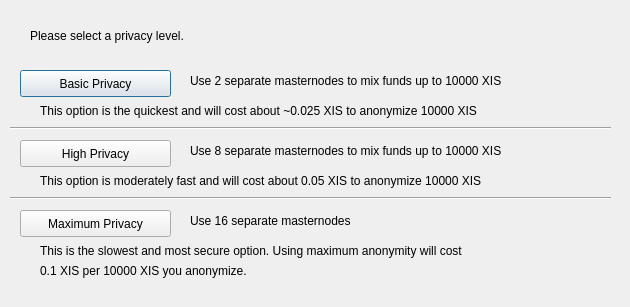
<?xml version="1.0" encoding="UTF-8"?>
<ui version="4.0">
 <class>ObfuscationConfig</class>
 <widget class="QDialog" name="ObfuscationConfig">
  <property name="geometry">
   <rect>
    <x>0</x>
    <y>0</y>
    <width>630</width>
    <height>307</height>
   </rect>
  </property>
  <property name="windowTitle">
   <string>Configure Obfuscation</string>
  </property>
  <widget class="QPushButton" name="buttonBasic">
   <property name="geometry">
    <rect>
     <x>20</x>
     <y>70</y>
     <width>151</width>
     <height>27</height>
    </rect>
   </property>
   <property name="text">
    <string>Basic Privacy</string>
   </property>
  </widget>
  <widget class="QPushButton" name="buttonHigh">
   <property name="geometry">
    <rect>
     <x>20</x>
     <y>140</y>
     <width>151</width>
     <height>27</height>
    </rect>
   </property>
   <property name="text">
    <string>High Privacy</string>
   </property>
  </widget>
  <widget class="QPushButton" name="buttonMax">
   <property name="geometry">
    <rect>
     <x>20</x>
     <y>210</y>
     <width>151</width>
     <height>27</height>
    </rect>
   </property>
   <property name="text">
    <string>Maximum Privacy</string>
   </property>
  </widget>
  <widget class="QLabel" name="label">
   <property name="geometry">
    <rect>
     <x>30</x>
     <y>20</y>
     <width>571</width>
     <height>31</height>
    </rect>
   </property>
   <property name="text">
    <string>Please select a privacy level.</string>
   </property>
  </widget>
  <widget class="QLabel" name="label_2">
   <property name="geometry">
    <rect>
     <x>190</x>
     <y>70</y>
     <width>421</width>
     <height>21</height>
    </rect>
   </property>
   <property name="text">
    <string>Use 2 separate masternodes to mix funds up to 10000 XIS</string>
   </property>
  </widget>
  <widget class="QLabel" name="label_3">
   <property name="geometry">
    <rect>
     <x>190</x>
     <y>140</y>
     <width>411</width>
     <height>21</height>
    </rect>
   </property>
   <property name="text">
    <string>Use 8 separate masternodes to mix funds up to 10000 XIS</string>
   </property>
  </widget>
  <widget class="QLabel" name="label_4">
   <property name="geometry">
    <rect>
     <x>190</x>
     <y>210</y>
     <width>421</width>
     <height>21</height>
    </rect>
   </property>
   <property name="text">
    <string>Use 16 separate masternodes</string>
   </property>
  </widget>
  <widget class="QLabel" name="label_6">
   <property name="geometry">
    <rect>
     <x>40</x>
     <y>100</y>
     <width>561</width>
     <height>21</height>
    </rect>
   </property>
   <property name="text">
    <string>This option is the quickest and will cost about ~0.025 XIS to anonymize 10000 XIS</string>
   </property>
  </widget>
  <widget class="QLabel" name="label_7">
   <property name="geometry">
    <rect>
     <x>40</x>
     <y>170</y>
     <width>561</width>
     <height>21</height>
    </rect>
   </property>
   <property name="text">
    <string>This option is moderately fast and will cost about 0.05 XIS to anonymize 10000 XIS</string>
   </property>
  </widget>
  <widget class="QLabel" name="label_8">
   <property name="geometry">
    <rect>
     <x>40</x>
     <y>240</y>
     <width>561</width>
     <height>21</height>
    </rect>
   </property>
   <property name="text">
    <string>This is the slowest and most secure option. Using maximum anonymity will cost</string>
   </property>
  </widget>
  <widget class="QLabel" name="label_9">
   <property name="geometry">
    <rect>
     <x>40</x>
     <y>260</y>
     <width>561</width>
     <height>21</height>
    </rect>
   </property>
   <property name="text">
    <string>0.1 XIS per 10000 XIS you anonymize.</string>
   </property>
  </widget>
  <widget class="Line" name="line">
   <property name="geometry">
    <rect>
     <x>10</x>
     <y>120</y>
     <width>601</width>
     <height>16</height>
    </rect>
   </property>
   <property name="orientation">
    <enum>Qt::Horizontal</enum>
   </property>
  </widget>
  <widget class="Line" name="line_2">
   <property name="geometry">
    <rect>
     <x>10</x>
     <y>190</y>
     <width>601</width>
     <height>16</height>
    </rect>
   </property>
   <property name="orientation">
    <enum>Qt::Horizontal</enum>
   </property>
  </widget>
 </widget>
 <resources/>
 <connections/>
</ui>
